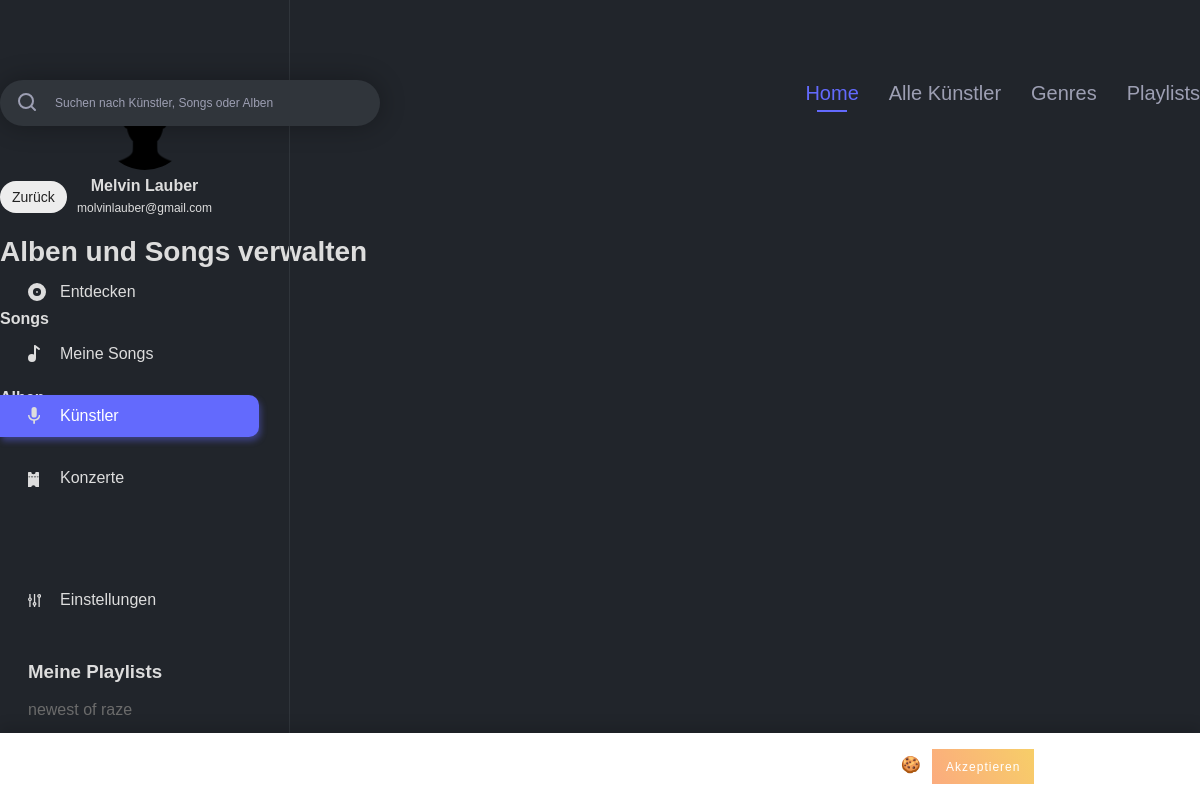
The app's page /manage_songs.php?artist_id=1 (signed in) with its own data.
### tables this page shows
CREATE TABLE IF NOT EXISTS `users` (
  `id` int(11) NOT NULL AUTO_INCREMENT,
  `username` varchar(255) NOT NULL,
  `email` varchar(255) NOT NULL,
  `firstname` varchar(255) NOT NULL,
  `lastname` varchar(255) NOT NULL,
  `password_hash` varchar(255) NOT NULL,
  `password_token` varchar(255) NOT NULL,
  `is_artist` int(1) NOT NULL,
  `has_darkmode` tinyint(1) NOT NULL,
  PRIMARY KEY (`id`),
  UNIQUE KEY `username` (`username`),
  UNIQUE KEY `email` (`email`)
);

CREATE TABLE IF NOT EXISTS `playlist` (
  `playlist_id` int(11) NOT NULL AUTO_INCREMENT,
  `playlist_name` varchar(255) NOT NULL,
  `user_id` int(11) NOT NULL,
  `playlist_description` text NOT NULL,
  PRIMARY KEY (`playlist_id`),
  KEY `playlist_fk0` (`user_id`)
);

### includes/start.php (called while the page is built, shortened)
<?php
include 'db.php';
if (isset($_SESSION['user']['id']) && !empty($_SESSION['user']['id'])) {
	$statement = $pdo->prepare("SELECT * FROM `users` WHERE `id` = :id");
	$result = $statement->execute(array('id' => $_SESSION['user']['id']));
}
if (isset($_SESSION['user']['has_darkmode']) && $_SESSION['user']['has_darkmode'] == 1) {
	$body_class = 'dark';
}
else {
	$body_class = '';
}
?>

### manage_songs.php (the view, shortened to what this page needs)
<?php
include 'includes/start.php';
if (isset($_GET['artist_id']) && !empty($_GET['artist_id'])) {
	$artist = $_GET['artist_id'];
}
else {
	header('Location: index.php');
}
?>
<!DOCTYPE html>
<html lang="de">
	<head>
		<?php include 'includes/meta_data.php'; ?>
	</head>
	<body class="<?php echo $body_class; ?>">
		<?php include 'includes/navigation_left.php'; ?>
		<?php include 'includes/cookie_banner.php'; ?>
		<div class="main_content_wrapper">
			<div class="main_content_inner">
				<?php include 'includes/search_navi.php'; ?>
				<a class="back_link" href="artist_detail.php?artist_id=<?php echo $artist; ?>"><?php echo BACK; ?></a>
				<h3 class="short_title"><?php echo MANAGE_SONGS_ABLUMS; ?></h3>
				<div class="manage_songs_wrap">
					<h4><?php echo SONGS; ?></h4>
				</div>
				<br />
				<div class="manage_albums_wrap">
					<h4><?php echo ALBUM; ?></h4>
				</div>
			</div>
		</div>
	</body>
</html>

### includes/navigation_left.php (shortened to what this page needs)
<?php
if(isset($_SESSION['active'])) {
	$active_class = $_SESSION['active'];
}
$query = "SELECT * FROM `users` WHERE `id` = ".$_SESSION['user']['id'];
$playlist_query = "SELECT * FROM `playlist` WHERE `user_id` = ".$_SESSION['user']['id'];
?>
<div class="navigation_left">
	<div class="navigation_wrapper">
		<div class="profile">
			<h3 class="profile_name">
				<?php foreach ($pdo->query($query) as $user_data) {
					echo $user_data['firstname'].' '.$user_data['lastname'];
				} ?>
			</h3>
			<p class="profile_mail">
				<?php foreach ($pdo->query($query) as $user_data) {
					echo $user_data['email'];
				} ?>
			</p>
		</div>
		<div class="main_navigation">
			<ul>
				<li class="navigation_element <?php if($active_class === 'discover') { echo 'active'; } ?>"><a href="index.php"><img class="svg" src="img/assets/discover.svg" alt="<?php echo DISCOVER; ?>"><?php echo DISCOVER; ?></a></li>
				<li class="navigation_element <?php if($active_class === 'my_songs') { echo 'active'; } ?>"><a href="my_songs.php"><img class="svg" src="img/assets/my_songs.svg" alt="<?php echo MY_SONGS; ?>"><?php echo MY_SONGS; ?></a></li>
				<li class="navigation_element <?php if($active_class === 'artists') { echo 'active'; } ?>"><a href="artists.php"><img class="svg" src="img/assets/artists.svg" alt="<?php echo ARTISTS; ?>"><?php echo ARTISTS; ?></a></li>
				<li class="navigation_element <?php if($active_class === 'events') { echo 'active'; } ?>"><a href="events.php"><img class="svg" src="img/assets/events.svg" alt="<?php echo EVENTS; ?>"><?php echo EVENTS; ?></a></li>
				<li class="navigation_element <?php if($active_class === 'settings') { echo 'active'; } ?>"><a href="settings.php"><img class="svg" src="img/assets/settings_nav.svg" alt="<?php echo SETTINGS; ?>"><?php echo SETTINGS; ?></a></li>
			</ul>
		</div>
		<div class="playlist_wrapper">
			<h3 class="playlist_title"><?php echo MY_PLAYLISTS; ?></h3>
			<ul>
				<?php foreach ($pdo->query($playlist_query) as $playlist_data) { ?>
					<li class="playlist_element"><a href="playlist_detail.php?playlist_id=<?php echo $playlist_data['playlist_id']; ?>"><?php echo $playlist_data['playlist_name']; ?></a></li>
				<?php } ?>
			</ul>
		</div>
	</div>
</div>

### css/_config.css (style rules this page uses)
:root { --primary-color: #636AFD; --primary-color_light: #e0e1ff; --text: #222; --navigation_left: #6B6B6B; --border: #C7C7C7; --light_text: #9D9FB3; --button: #ededed; --border-bottom: #707070; --background_dark_mode: #21252B; --dark_mode_border: #30353B; --dark_mode_input: #30353B; --dark_mode_light: #DDDDDD; --standard_shadow: 0 3px 27px rgba(0,0,0,0.39); --standard_radius: 13px; --standard_transition: all 0.3s ease; --error_color: #b20000; }

### css/_basic.css (style rules this page uses)
body { font-family: 'DM Sans', sans-serif; margin: 0; padding: 0; color: var(--text); -webkit-font-smoothing: antialiased; -moz-osx-font-smoothing: grayscale; }
h3 { margin: 0; padding: 0; }
h3.short_title { font-size: 28px; line-height: 37px; font-weight: 700; color: var(--text); margin-bottom: 40px; }
ul { padding: 0; margin: 0; }
.back_link { display: inline-block; font-size: 14px; background: var(--button); color: var(--text); text-decoration: none; border-radius: 50px; padding: 8px 12px; text-align: center; box-sizing: border-box; margin-bottom: 20px; }
.main_content_wrapper { padding-top: 80px; }
.main_content_inner { max-width: 1200px; margin: 0 auto; padding-bottom: 150px; box-sizing: border-box; }
.profile { text-align: center; }

### css/_navigation.css (style rules this page uses)
.navigation_left { position: fixed; width: 290px; height: 100%; border-right: 1px solid var(--border); padding: 80px 0; box-sizing: border-box; }
.navigation_left .profile { width: 195px; margin: 0 auto; margin-bottom: 50px; }
h3.profile_name { margin-top: 5px; font-size: 16px; line-height: 21px; color: #000; font-weight: 700; }
.profile_mail { font-size: 12px; line-height: 25px; margin: 0; margin-bottom: 5px; }
.navigation_left .main_navigation ul { padding-right: 30px; box-sizing: border-box; width: 100%; }
.navigation_left .main_navigation ul li.navigation_element { position: relative; list-style-type: none; color: var(--navigation_left); margin-top: 20px; }
.navigation_left .main_navigation ul li.navigation_element:first-child { margin-top: 0; }
.navigation_left .main_navigation ul li.navigation_element:last-child { margin-top: 80px; }
.navigation_left .main_navigation ul li.navigation_element.active a, .navigation_left .main_navigation ul li.navigation_element a:hover { background: var(--primary-color); color: #fff; box-shadow: 2px 4px 6px rgba(99, 106, 253, 0.4); transition: background 0.2s ease, color 0.2s ease; }
.navigation_left .main_navigation ul li a { color: inherit; text-decoration: none; padding: 12px 20px; padding-left: 60px; border-top-right-radius: 10px; border-bottom-right-radius: 10px; box-sizing: border-box; display: inline-block; width: 100%; transition: background 0.2s ease, color 0.2s ease; }
.playlist_wrapper { margin-top: 40px; padding-right: 30px; box-sizing: border-box; width: 100%; }
.playlist_wrapper .playlist_title { padding-left: 28px; box-sizing: border-box; }
.playlist_wrapper ul li.playlist_element { list-style-type: none; color: var(--navigation_left); margin-top: 10px; }
.playlist_wrapper ul li.playlist_element a { color: inherit; text-decoration: none; padding: 8px 20px; padding-left: 28px; border-top-right-radius: 10px; border-bottom-right-radius: 10px; box-sizing: border-box; display: inline-block; width: 100%; transition: background 0.2s ease, color 0.2s ease; }

### css/_dark.css (style rules this page uses)
body.dark { color: #fff; }
body.dark { background: var(--background_dark_mode); }
body.dark .navigation_left { border-right: 1px solid var(--dark_mode_border); }
body.dark .navigation_left .main_navigation ul li a { color: var(--dark_mode_light); }
body.dark p { color: var(--dark_mode_light); }
body.dark h3 { color: var(--dark_mode_light); }
body.dark h4 { color: var(--dark_mode_light) !important; }

### records on screen
users: firstname "Melvin", lastname "Lauber", email "molvinlauber@gmail.com"
playlist: playlist_name "newest of raze"

### other values on screen
DISCOVER "Entdecken"
MY_SONGS "Meine Songs"
ARTISTS "Künstler"
EVENTS "Konzerte"
SETTINGS "Einstellungen"
MY_PLAYLISTS "Meine Playlists"
HOME "Home"
ALL_ARTISTS "Alle Künstler"
GENRES "Genres"
PLAYLISTS "Playlists"
BACK "Zurück"
MANAGE_SONGS_ABLUMS "Alben und Songs verwalten"
SONGS "Songs"
